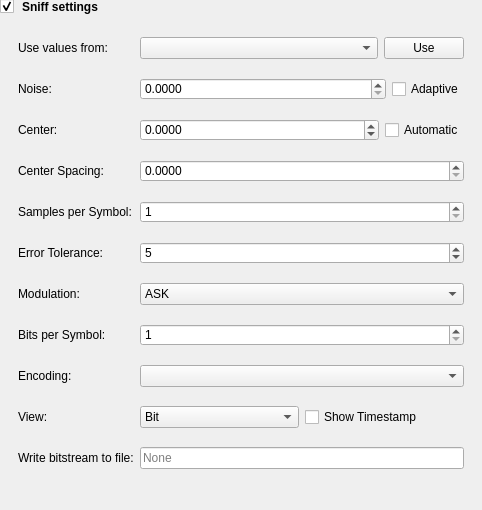
<?xml version="1.0" encoding="UTF-8"?>
<ui version="4.0">
 <class>SniffSettings</class>
 <widget class="QWidget" name="SniffSettings">
  <property name="geometry">
   <rect>
    <x>0</x>
    <y>0</y>
    <width>482</width>
    <height>510</height>
   </rect>
  </property>
  <property name="windowTitle">
   <string>Form</string>
  </property>
  <layout class="QVBoxLayout" name="verticalLayout">
   <property name="leftMargin">
    <number>0</number>
   </property>
   <property name="topMargin">
    <number>0</number>
   </property>
   <property name="rightMargin">
    <number>0</number>
   </property>
   <property name="bottomMargin">
    <number>0</number>
   </property>
   <item>
    <widget class="QGroupBox" name="groupBoxSniffSettings">
     <property name="font">
      <font>
       <weight>75</weight>
       <bold>true</bold>
      </font>
     </property>
     <property name="styleSheet">
      <string notr="true">QGroupBox
{
border: none;
}

QGroupBox::title {
    subcontrol-origin: margin;
}
QGroupBox::indicator:unchecked {
 image: url(:/icons/icons/collapse.svg)
}
QGroupBox::indicator:checked {
 image: url(:/icons/icons/uncollapse.svg)
}</string>
     </property>
     <property name="title">
      <string>Sniff settings</string>
     </property>
     <property name="flat">
      <bool>true</bool>
     </property>
     <property name="checkable">
      <bool>true</bool>
     </property>
     <layout class="QGridLayout" name="gridLayout_3">
      <property name="topMargin">
       <number>15</number>
      </property>
      <item row="0" column="0">
       <widget class="QFrame" name="frame">
        <property name="frameShape">
         <enum>QFrame::NoFrame</enum>
        </property>
        <property name="frameShadow">
         <enum>QFrame::Plain</enum>
        </property>
        <property name="lineWidth">
         <number>0</number>
        </property>
        <layout class="QGridLayout" name="gridLayout">
         <item row="2" column="0">
          <widget class="QLabel" name="label_sniff_Center">
           <property name="text">
            <string>Center:</string>
           </property>
          </widget>
         </item>
         <item row="1" column="1">
          <layout class="QHBoxLayout" name="horizontalLayout_3">
           <item>
            <widget class="QDoubleSpinBox" name="spinbox_sniff_Noise">
             <property name="sizePolicy">
              <sizepolicy hsizetype="Expanding" vsizetype="Fixed">
               <horstretch>0</horstretch>
               <verstretch>0</verstretch>
              </sizepolicy>
             </property>
             <property name="decimals">
              <number>4</number>
             </property>
             <property name="maximum">
              <double>1.000000000000000</double>
             </property>
            </widget>
           </item>
           <item>
            <widget class="QCheckBox" name="checkBoxAdaptiveNoise">
             <property name="toolTip">
              <string>&lt;html&gt;&lt;head/&gt;&lt;body&gt;&lt;p&gt;With adaptive noise the app will update the noise level automatically during RX. This is helpful in a dynamic environment where noise differs in time.&lt;/p&gt;&lt;/body&gt;&lt;/html&gt;</string>
             </property>
             <property name="text">
              <string>Adaptive</string>
             </property>
            </widget>
           </item>
          </layout>
         </item>
         <item row="6" column="0">
          <widget class="QLabel" name="label_sniff_Modulation">
           <property name="text">
            <string>Modulation:</string>
           </property>
          </widget>
         </item>
         <item row="0" column="0">
          <widget class="QLabel" name="label_sniff_Signal">
           <property name="text">
            <string>Use values from:</string>
           </property>
          </widget>
         </item>
         <item row="5" column="1">
          <widget class="QSpinBox" name="spinbox_sniff_ErrorTolerance">
           <property name="maximum">
            <number>999999</number>
           </property>
           <property name="value">
            <number>5</number>
           </property>
          </widget>
         </item>
         <item row="6" column="1">
          <widget class="QComboBox" name="combox_sniff_Modulation">
           <item>
            <property name="text">
             <string>ASK</string>
            </property>
           </item>
           <item>
            <property name="text">
             <string>FSK</string>
            </property>
           </item>
           <item>
            <property name="text">
             <string>PSK</string>
            </property>
           </item>
          </widget>
         </item>
         <item row="5" column="0">
          <widget class="QLabel" name="label_sniff_Tolerance">
           <property name="text">
            <string>Error Tolerance:</string>
           </property>
          </widget>
         </item>
         <item row="4" column="1">
          <widget class="QSpinBox" name="spinbox_sniff_SamplesPerSymbol">
           <property name="minimum">
            <number>1</number>
           </property>
           <property name="maximum">
            <number>999999999</number>
           </property>
          </widget>
         </item>
         <item row="9" column="0">
          <widget class="QLabel" name="label_sniff_viewtype">
           <property name="text">
            <string>View:</string>
           </property>
          </widget>
         </item>
         <item row="10" column="1">
          <widget class="QLineEdit" name="lineEdit_sniff_OutputFile">
           <property name="sizePolicy">
            <sizepolicy hsizetype="Expanding" vsizetype="Fixed">
             <horstretch>0</horstretch>
             <verstretch>0</verstretch>
            </sizepolicy>
           </property>
           <property name="readOnly">
            <bool>false</bool>
           </property>
           <property name="placeholderText">
            <string>None</string>
           </property>
           <property name="clearButtonEnabled">
            <bool>true</bool>
           </property>
          </widget>
         </item>
         <item row="4" column="0">
          <widget class="QLabel" name="label_sniff_BitLength">
           <property name="text">
            <string>Samples per Symbol:</string>
           </property>
          </widget>
         </item>
         <item row="3" column="1">
          <widget class="QDoubleSpinBox" name="spinBoxCenterSpacing">
           <property name="decimals">
            <number>4</number>
           </property>
           <property name="maximum">
            <double>1.000000000000000</double>
           </property>
          </widget>
         </item>
         <item row="0" column="1">
          <layout class="QHBoxLayout" name="horizontalLayout_2">
           <item>
            <widget class="QComboBox" name="comboBox_sniff_signal">
             <property name="sizePolicy">
              <sizepolicy hsizetype="Expanding" vsizetype="Fixed">
               <horstretch>0</horstretch>
               <verstretch>0</verstretch>
              </sizepolicy>
             </property>
            </widget>
           </item>
           <item>
            <widget class="QPushButton" name="btn_sniff_use_signal">
             <property name="text">
              <string>Use</string>
             </property>
            </widget>
           </item>
          </layout>
         </item>
         <item row="10" column="0">
          <widget class="QLabel" name="label_sniff_OutputFile">
           <property name="text">
            <string>Write bitstream to file:</string>
           </property>
          </widget>
         </item>
         <item row="2" column="1">
          <layout class="QHBoxLayout" name="horizontalLayout_4">
           <item>
            <widget class="QDoubleSpinBox" name="spinbox_sniff_Center">
             <property name="sizePolicy">
              <sizepolicy hsizetype="Expanding" vsizetype="Fixed">
               <horstretch>0</horstretch>
               <verstretch>0</verstretch>
              </sizepolicy>
             </property>
             <property name="decimals">
              <number>4</number>
             </property>
             <property name="minimum">
              <double>-3.140000000000000</double>
             </property>
             <property name="maximum">
              <double>3.140000000000000</double>
             </property>
            </widget>
           </item>
           <item>
            <widget class="QCheckBox" name="checkBoxAutoCenter">
             <property name="text">
              <string>Automatic</string>
             </property>
            </widget>
           </item>
          </layout>
         </item>
         <item row="8" column="0">
          <widget class="QLabel" name="label_sniff_encoding">
           <property name="text">
            <string>Encoding:</string>
           </property>
          </widget>
         </item>
         <item row="9" column="1">
          <layout class="QHBoxLayout" name="horizontalLayout">
           <property name="sizeConstraint">
            <enum>QLayout::SetDefaultConstraint</enum>
           </property>
           <item>
            <widget class="QComboBox" name="comboBox_sniff_viewtype">
             <item>
              <property name="text">
               <string>Bit</string>
              </property>
             </item>
             <item>
              <property name="text">
               <string>Hex</string>
              </property>
             </item>
             <item>
              <property name="text">
               <string>ASCII</string>
              </property>
             </item>
            </widget>
           </item>
           <item>
            <widget class="QCheckBox" name="checkBox_sniff_Timestamp">
             <property name="text">
              <string>Show Timestamp</string>
             </property>
            </widget>
           </item>
          </layout>
         </item>
         <item row="1" column="0">
          <widget class="QLabel" name="label_sniff_Noise">
           <property name="text">
            <string>Noise:</string>
           </property>
          </widget>
         </item>
         <item row="8" column="1">
          <widget class="QComboBox" name="comboBox_sniff_encoding">
           <property name="sizePolicy">
            <sizepolicy hsizetype="Expanding" vsizetype="Fixed">
             <horstretch>0</horstretch>
             <verstretch>0</verstretch>
            </sizepolicy>
           </property>
          </widget>
         </item>
         <item row="3" column="0">
          <widget class="QLabel" name="labelCenterSpacing">
           <property name="text">
            <string>Center Spacing:</string>
           </property>
          </widget>
         </item>
         <item row="7" column="0">
          <widget class="QLabel" name="labelBitsPerSymbol">
           <property name="text">
            <string>Bits per Symbol:</string>
           </property>
          </widget>
         </item>
         <item row="7" column="1">
          <widget class="QSpinBox" name="spinBoxBitsPerSymbol">
           <property name="minimum">
            <number>1</number>
           </property>
           <property name="maximum">
            <number>10</number>
           </property>
          </widget>
         </item>
        </layout>
       </widget>
      </item>
     </layout>
    </widget>
   </item>
  </layout>
 </widget>
 <tabstops>
  <tabstop>groupBoxSniffSettings</tabstop>
  <tabstop>spinbox_sniff_Noise</tabstop>
  <tabstop>spinbox_sniff_SamplesPerSymbol</tabstop>
  <tabstop>spinbox_sniff_ErrorTolerance</tabstop>
  <tabstop>combox_sniff_Modulation</tabstop>
  <tabstop>comboBox_sniff_encoding</tabstop>
  <tabstop>comboBox_sniff_viewtype</tabstop>
  <tabstop>checkBox_sniff_Timestamp</tabstop>
  <tabstop>lineEdit_sniff_OutputFile</tabstop>
 </tabstops>
 <resources>
  <include location="urh.qrc"/>
 </resources>
 <connections>
  <connection>
   <sender>groupBoxSniffSettings</sender>
   <signal>toggled(bool)</signal>
   <receiver>frame</receiver>
   <slot>setVisible(bool)</slot>
   <hints>
    <hint type="sourcelabel">
     <x>93</x>
     <y>17</y>
    </hint>
    <hint type="destinationlabel">
     <x>113</x>
     <y>35</y>
    </hint>
   </hints>
  </connection>
 </connections>
</ui>
